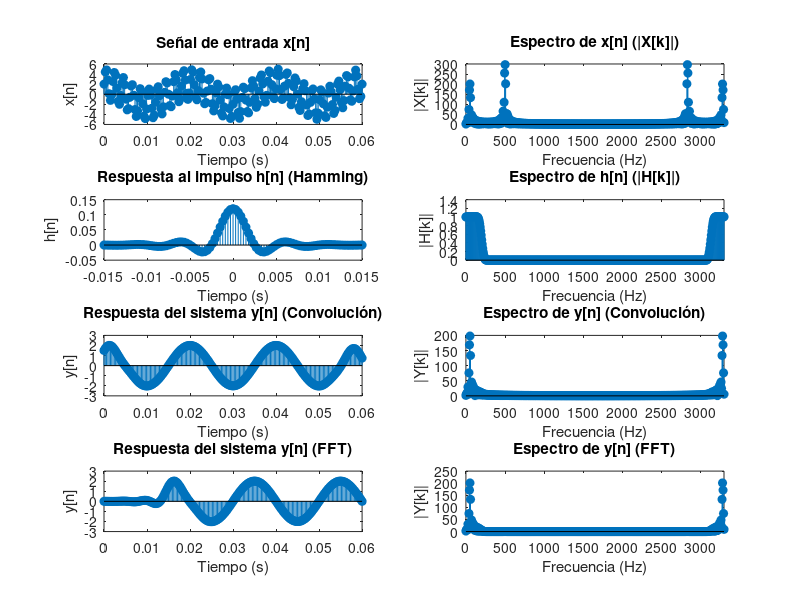

Recreate this plot in MATLAB.
clc;
clear;
close all;

% Parámetros
dt = 0.0003;         % Intervalo de tiempo
Fm = 1/dt;           % Frecuencia de muestreo
Nx = 201;            % Cantidad de muestras

t = 0:dt:(Nx-1)*dt;
n = 0:Nx-1;

% Señal de entrada x[n]
x = 2*cos(2*pi*50*t) + 3*sin(2*pi*500*t);

% Frecuencia de corte
Fc = 200;            % Frecuencia de corte
Nh = 101;            % Longitud de la respuesta al impulso
nh = -(Nh-1)/2:(Nh-1)/2;

% Respuesta al impulso h[n] usando ventana de Hamming
h = 2*Fc*dt*sinc(2*Fc*dt*nh) .* hamming(Nh).';
h = h / sum(h);      % Normalización

% Convolución en el tiempo
y_time = conv(x, h, 'same');

% Vectores x[n] y h[n] con dimensión N = 2^r
N = 2^nextpow2(Nx + length(nh) - 1);

% Cero-padding de x[n] y h[n]
x_pad = [x, zeros(1, N - length(x))];
h_pad = [h, zeros(1, N - length(h))];

% Convolución utilizando FFT
X = fft(x_pad);
H = fft(h_pad);
Y = X .* H;
y_fft = ifft(Y);

% Gráficos
figure;

% Primer columna: señales en el tiempo
subplot(4, 2, 1);
stem(t, x, 'filled');
title('Señal de entrada x[n]');
xlabel('Tiempo (s)');
ylabel('x[n]');
xlim([0, (Nx-1)*dt]);

subplot(4, 2, 3);
stem(nh*dt, h, 'filled');
title('Respuesta al impulso h[n] (Hamming)');
xlabel('Tiempo (s)');
ylabel('h[n]');
xlim([min(nh)*dt, max(nh)*dt]);

subplot(4, 2, 5);
stem(t, y_time, 'filled');
title('Respuesta del sistema y[n] (Convolución)');
xlabel('Tiempo (s)');
ylabel('y[n]');
xlim([0, (Nx-1)*dt]);

subplot(4, 2, 7);
stem(t, y_fft(1:Nx), 'filled');
title('Respuesta del sistema y[n] (FFT)');
xlabel('Tiempo (s)');
ylabel('y[n]');
xlim([0, (Nx-1)*dt]);

% Segunda columna: módulos de los espectros
frequencies = (0:N-1)*(Fm/N);

subplot(4, 2, 2);
stem(frequencies, abs(X), 'filled');
title('Espectro de x[n] (|X[k]|)');
xlabel('Frecuencia (Hz)');
ylabel('|X[k]|');
xlim([0, 3300]);

subplot(4, 2, 4);
stem(frequencies, abs(H), 'filled');
title('Espectro de h[n] (|H[k]|)');
xlabel('Frecuencia (Hz)');
ylabel('|H[k]|');
xlim([0, 3300]);

subplot(4, 2, 6);
stem(frequencies, abs(fft(y_time, N)), 'filled');
title('Espectro de y[n] (Convolución)');
xlabel('Frecuencia (Hz)');
ylabel('|Y[k]|');
xlim([0, 3300]);

subplot(4, 2, 8);
stem(frequencies, abs(Y), 'filled');
title('Espectro de y[n] (FFT)');
xlabel('Frecuencia (Hz)');
ylabel('|Y[k]|');
xlim([0, 3300]);


